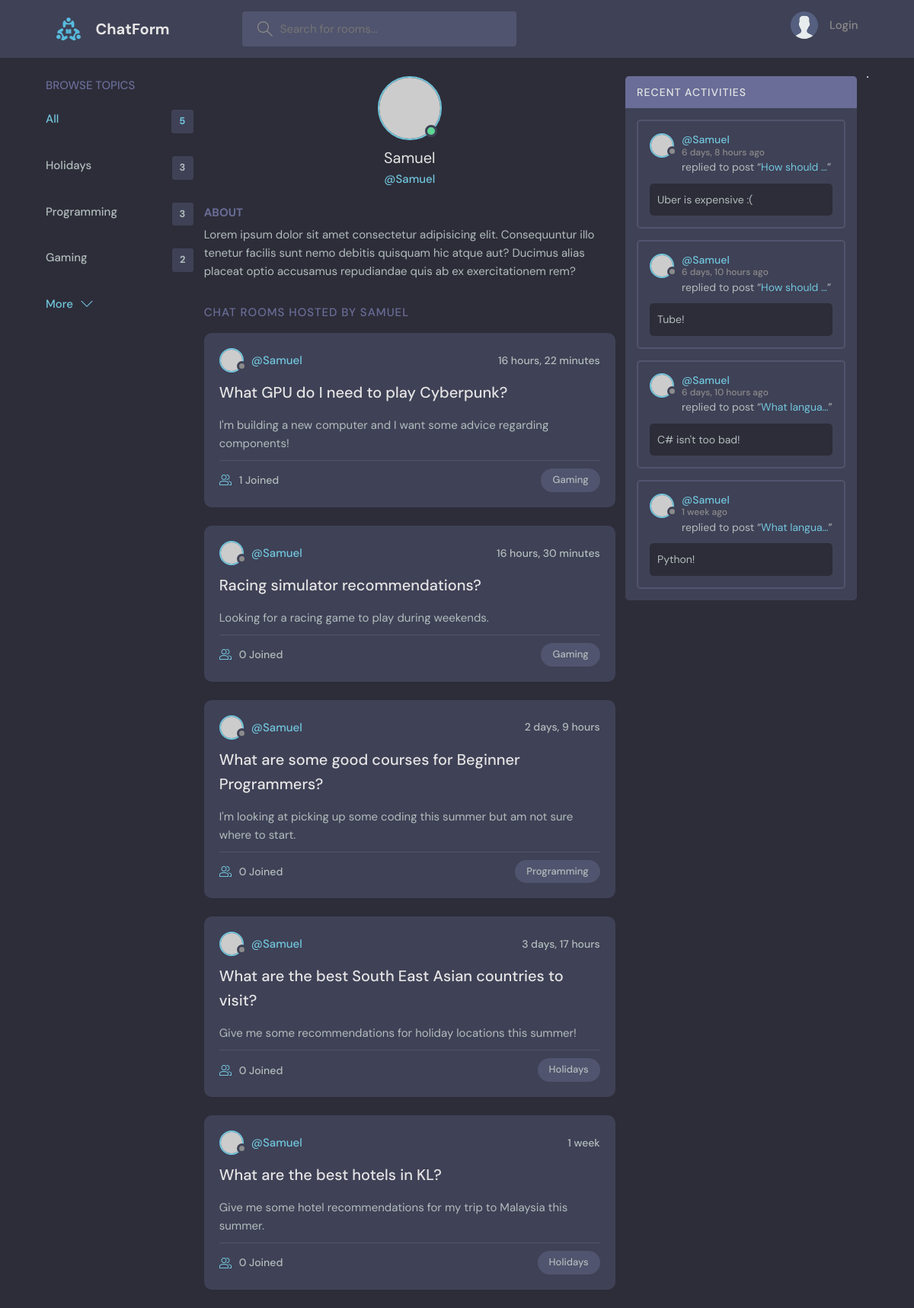
Page /profile/1/ on the committed database.
### base/models.py (models this page shows, shortened)
class Topic(models.Model):
    name = models.CharField(max_length=250)

class Room(models.Model):
    host = models.ForeignKey(User, on_delete=models.SET_NULL, null=True)
    topic = models.ForeignKey(Topic, on_delete=models.SET_NULL, null=True)
    name = models.CharField(max_length=200)
    description = models.TextField(null=True, blank=True)
    participants = models.ManyToManyField(User, related_name='participants', blank=True)
    updated = models.DateTimeField(auto_now=True)
    created = models.DateTimeField(auto_now_add=True)
    class Meta:
        ordering = ['-updated', '-created']
    def __str__(self):
        return self.name

class Message(models.Model):
    user = models.ForeignKey(User, on_delete=models.CASCADE)
    room = models.ForeignKey(Room, on_delete=models.CASCADE)
    body = models.TextField()
    updated = models.DateTimeField(auto_now=True)
    created = models.DateTimeField(auto_now_add=True)
    class Meta:
        ordering = ['-updated', '-created']

### base/views.py (the view)
# urls.py: path('profile/<str:pk>/', views.userprofile, name="user-profile"),
def userprofile(request, pk):
    user = User.objects.get(id=pk)
    rooms = user.room_set.all()
    room_activity = user.message_set.all()
    topics = Topic.objects.all()
    context = {'user': user, 'rooms': rooms, 'topics': topics, 'room_activity': room_activity}
    return render(request, 'base/profile.html', context)

### base/templates/base/profile.html (shortened to what this page needs)
{% extends 'main.html' %}
{% block content %}
  <main class="profile-page layout layout--3">
    <div class="container">
      {% include 'components/topics_component.html' %}
      <div class="roomList">
        <div class="profile">
          <div class="profile__avatar">
            <div class="avatar avatar--large active">
              <img src="https://randomuser.me/api/portraits/men/11.jpg" />
            </div>
          </div>
          <div class="profile__info">
            <h3>{{user.username}}</h3>
            <p>@{{user.username}}</p>
          </div>
          <div class="profile__about">
            <h3>About</h3>
            <p>
              Lorem ipsum dolor sit amet consectetur adipisicing elit. Consequuntur illo tenetur
              facilis sunt nemo debitis quisquam hic atque aut? Ducimus alias placeat optio
              accusamus repudiandae quis ab ex exercitationem rem?
            </p>
          </div>
        </div>
        <div class="roomList__header">
          <div>
            <h2>Chat Rooms Hosted by {{user.username}}</a>
            </h2>
          </div>
        </div>
        {% include 'components/room_component.html' %}
      </div>
      {% include 'components/activity_feed.html' %}
    </div>
  </main>
  {% endblock content %}

### base/templates/components/topics_component.html
<div class="topics">
    <div class="topics__header">
      <h2>Browse Topics</h2>
    </div>
    <ul class="topics__list">
      <li>
        <a href="{% url 'home' %}" class="active">All<span>{{rooms.count}}</span></a>
      </li>
      {% for topic in topics %}
      <li>
        <a href="{% url 'home' %}?q={{topic.name}}">{{topic.name}}<span>{{topic.room_set.all.count}}</span></a>
      </li>
      {% endfor %}
    </ul>
    <a class="btn btn--link" href="topics.html">
      More
      <svg version="1.1" xmlns="http://www.w3.org/2000/svg" width="32" height="32" viewBox="0 0 32 32">
        <title>chevron-down</title>
        <path d="M16 21l-13-13h-3l16 16 16-16h-3l-13 13z"></path>
      </svg>
    </a>
  </div>

### base/templates/components/room_component.html (shortened to what this page needs)
{% for room in rooms %}
<div class="roomListRoom">
    <div class="roomListRoom__header">
      <a href="{% url 'user-profile' room.host.id %}" class="roomListRoom__author">
        <div class="avatar avatar--small">
          <img src="https://randomuser.me/api/portraits/women/11.jpg" />
        </div>
        <span>@{{room.host.username}}</span>
      </a>
      <div class="roomListRoom__actions">
        <span>{{room.created|timesince}}</span>
      </div>
    </div>
    <div class="roomListRoom__content">
      <a href="{% url 'room' room.id %}">{{room.name}}</a>
      <p>
        <small>{{room.description}}</small>
      </p>
    </div>
    <div class="roomListRoom__meta">
      <a href="{% url 'room' room.id %}" class="roomListRoom__joined">
        {{room.participants.all.count}} Joined
      </a>
      <p class="roomListRoom__topic">{{room.topic.name}}</p>
    </div>
  </div>
{% endfor %}

### base/templates/components/activity_feed.html (shortened to what this page needs)
<div class="activities">
    <div class="activities__header">
      <h2>Recent Activities</h2>
    </div>
    {% for message in room_activity %}
    <div class="activities__box">
      <div class="activities__boxHeader roomListRoom__header">
        <a href="{% url 'user-profile' message.user.id %}" class="roomListRoom__author">
          <div class="avatar avatar--small">
            <img src="https://randomuser.me/api/portraits/women/11.jpg" />
          </div>
          <p>
            @{{message.user.username}}
            <span>{{message.created|timesince}} ago</span>
          </p>
        </a>
      </div>
      <div class="activities__boxContent">
        <p>replied to post “<a href="{% url 'room' message.room.id %}">{{message.room|truncatechars:12}}</a>”</p>
        <div class="activities__boxRoomContent">
          {{message.body|truncatechars:35}}
        </div>
      </div>
    </div>
    {% endfor %}
  </div>
<hr>

### rows in the picture
Topic: name "Holidays", room_set.all.count "3"
Topic: name "Programming", room_set.all.count "3"
Topic: name "Gaming", room_set.all.count "2"
Room: host.username "Samuel", created "16 hours, 22 minutes", name "What GPU do I need to play Cyberpunk?", description "I'm building a new computer and I want some advice regarding components!", participants.all.count "1", topic.name "Gaming"
Room: host.username "Samuel", created "16 hours, 30 minutes", name "Racing simulator recommendations?", description "Looking for a racing game to play during weekends.", participants.all.count "0", topic.name "Gaming"
Room: host.username "Samuel", created "2 days, 9 hours", name "What are some good courses for Beginner Programmers?", description "I'm looking at picking up some coding this summer but am not sure where to start.", participants.all.count "0", topic.name "Programming"
Room: host.username "Samuel", created "3 days, 17 hours", name "What are the best South East Asian countries to visit?", description "Give me some recommendations for holiday locations this summer!", participants.all.count "0", topic.name "Holidays"
Room: host.username "Samuel", created "1 week", name "What are the best hotels in KL?", description "Give me some hotel recommendations for my trip to Malaysia this summer.", participants.all.count "0", topic.name "Holidays"
Message: user.username "Samuel", created "6 days, 8 hours", room "How should …", body "Uber is expensive :("
Message: user.username "Samuel", created "6 days, 10 hours", room "How should …", body "Tube!"
Message: user.username "Samuel", created "6 days, 10 hours", room "What langua…", body "C# isn't too bad!"
Message: user.username "Samuel", created "1 week", room "What langua…", body "Python!"

### other values in the picture
{{ rooms.count }} "5"
{{ user.username }} "Samuel"
{{ user.username }} "SAMUEL"
